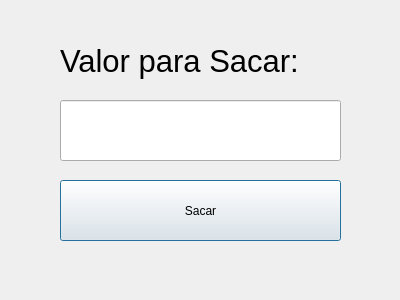
<?xml version="1.0" encoding="UTF-8"?>
<ui version="4.0">
 <class>telaSaque</class>
 <widget class="QDialog" name="telaSaque">
  <property name="geometry">
   <rect>
    <x>0</x>
    <y>0</y>
    <width>400</width>
    <height>300</height>
   </rect>
  </property>
  <property name="windowTitle">
   <string>Dialog</string>
  </property>
  <widget class="QLineEdit" name="txt_valor">
   <property name="geometry">
    <rect>
     <x>60</x>
     <y>100</y>
     <width>281</width>
     <height>61</height>
    </rect>
   </property>
  </widget>
  <widget class="QLabel" name="label">
   <property name="geometry">
    <rect>
     <x>60</x>
     <y>40</y>
     <width>281</width>
     <height>41</height>
    </rect>
   </property>
   <property name="font">
    <font>
     <pointsize>23</pointsize>
    </font>
   </property>
   <property name="text">
    <string>Valor para Sacar:</string>
   </property>
  </widget>
  <widget class="QPushButton" name="btn_saque">
   <property name="geometry">
    <rect>
     <x>60</x>
     <y>180</y>
     <width>281</width>
     <height>61</height>
    </rect>
   </property>
   <property name="text">
    <string>Sacar</string>
   </property>
  </widget>
 </widget>
 <resources/>
 <connections/>
</ui>
